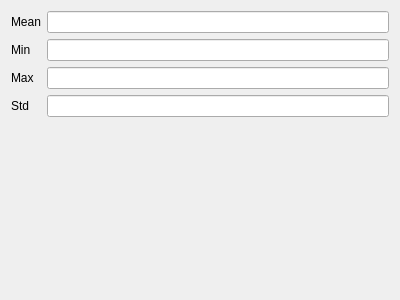
<?xml version="1.0" encoding="UTF-8"?>
<ui version="4.0">
 <class>LogStats</class>
 <widget class="QWidget" name="LogStats">
  <property name="geometry">
   <rect>
    <x>0</x>
    <y>0</y>
    <width>400</width>
    <height>300</height>
   </rect>
  </property>
  <property name="windowTitle">
   <string>Form</string>
  </property>
  <layout class="QFormLayout" name="formLayout">
   <item row="0" column="1">
    <widget class="QLineEdit" name="lineEditMean">
     <property name="readOnly">
      <bool>true</bool>
     </property>
    </widget>
   </item>
   <item row="1" column="1">
    <widget class="QLineEdit" name="lineEditMin">
     <property name="readOnly">
      <bool>true</bool>
     </property>
    </widget>
   </item>
   <item row="0" column="0">
    <widget class="QLabel" name="labelMean">
     <property name="text">
      <string>Mean</string>
     </property>
    </widget>
   </item>
   <item row="1" column="0">
    <widget class="QLabel" name="labelMin">
     <property name="text">
      <string>Min</string>
     </property>
    </widget>
   </item>
   <item row="2" column="0">
    <widget class="QLabel" name="labelMax">
     <property name="text">
      <string>Max</string>
     </property>
    </widget>
   </item>
   <item row="3" column="0">
    <widget class="QLabel" name="labelStd">
     <property name="text">
      <string>Std</string>
     </property>
    </widget>
   </item>
   <item row="2" column="1">
    <widget class="QLineEdit" name="lineEditMax">
     <property name="readOnly">
      <bool>true</bool>
     </property>
    </widget>
   </item>
   <item row="3" column="1">
    <widget class="QLineEdit" name="lineEditStd">
     <property name="readOnly">
      <bool>true</bool>
     </property>
    </widget>
   </item>
  </layout>
 </widget>
 <resources/>
 <connections/>
</ui>
